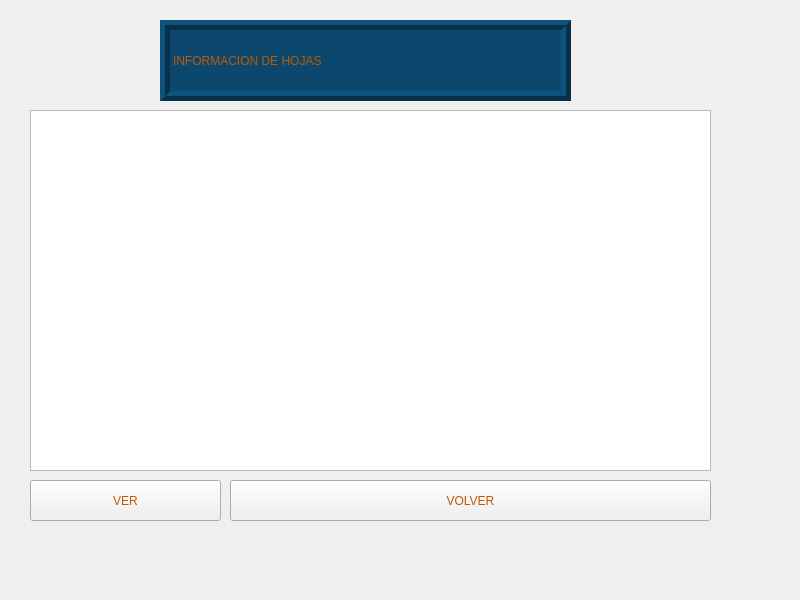
<?xml version="1.0" encoding="UTF-8"?>
<ui version="4.0">
 <class>Ventana_Arbol_Leaves</class>
 <widget class="QMainWindow" name="Ventana_Arbol_Leaves">
  <property name="geometry">
   <rect>
    <x>0</x>
    <y>0</y>
    <width>800</width>
    <height>600</height>
   </rect>
  </property>
  <property name="windowTitle">
   <string>MainWindow</string>
  </property>
  <widget class="QWidget" name="centralwidget">
   <widget class="QLabel" name="label">
    <property name="geometry">
     <rect>
      <x>0</x>
      <y>0</y>
      <width>771</width>
      <height>541</height>
     </rect>
    </property>
    <property name="text">
     <string/>
    </property>
    <property name="pixmap">
     <pixmap resource="Imagenes.qrc">:/Listas/fondo_arbol_leaves.jpg</pixmap>
    </property>
    <property name="scaledContents">
     <bool>true</bool>
    </property>
   </widget>
   <widget class="QTextBrowser" name="textBrowser">
    <property name="geometry">
     <rect>
      <x>30</x>
      <y>110</y>
      <width>681</width>
      <height>361</height>
     </rect>
    </property>
   </widget>
   <widget class="QLabel" name="label_2">
    <property name="geometry">
     <rect>
      <x>160</x>
      <y>20</y>
      <width>411</width>
      <height>81</height>
     </rect>
    </property>
    <property name="styleSheet">
     <string notr="true">background-color: rgb(12, 72, 109);
font: 75 italic 24pt &quot;Times New Roman&quot;;
color: rgb(188, 88, 5);</string>
    </property>
    <property name="frameShape">
     <enum>QFrame::Box</enum>
    </property>
    <property name="frameShadow">
     <enum>QFrame::Raised</enum>
    </property>
    <property name="lineWidth">
     <number>5</number>
    </property>
    <property name="text">
     <string>INFORMACION DE HOJAS</string>
    </property>
   </widget>
   <widget class="QPushButton" name="pushButton_2">
    <property name="geometry">
     <rect>
      <x>230</x>
      <y>480</y>
      <width>481</width>
      <height>41</height>
     </rect>
    </property>
    <property name="styleSheet">
     <string notr="true">font: 75 italic 18pt &quot;Times New Roman&quot;;
color: rgb(188, 88, 5);</string>
    </property>
    <property name="text">
     <string>VOLVER</string>
    </property>
   </widget>
   <widget class="QPushButton" name="pushButton_3">
    <property name="geometry">
     <rect>
      <x>30</x>
      <y>480</y>
      <width>191</width>
      <height>41</height>
     </rect>
    </property>
    <property name="styleSheet">
     <string notr="true">font: 75 italic 18pt &quot;Times New Roman&quot;;
color: rgb(188, 88, 5);</string>
    </property>
    <property name="text">
     <string>VER</string>
    </property>
   </widget>
  </widget>
 </widget>
 <resources>
  <include location="Imagenes.qrc"/>
 </resources>
 <connections/>
</ui>
